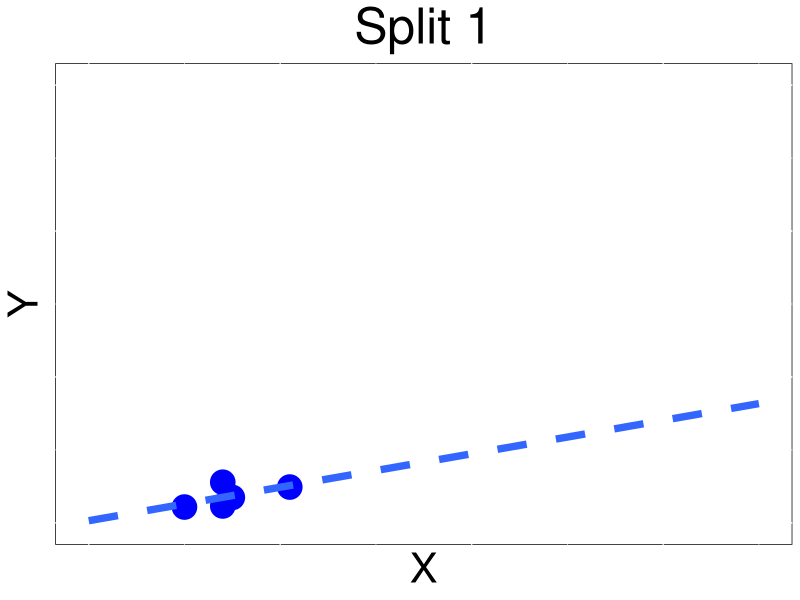
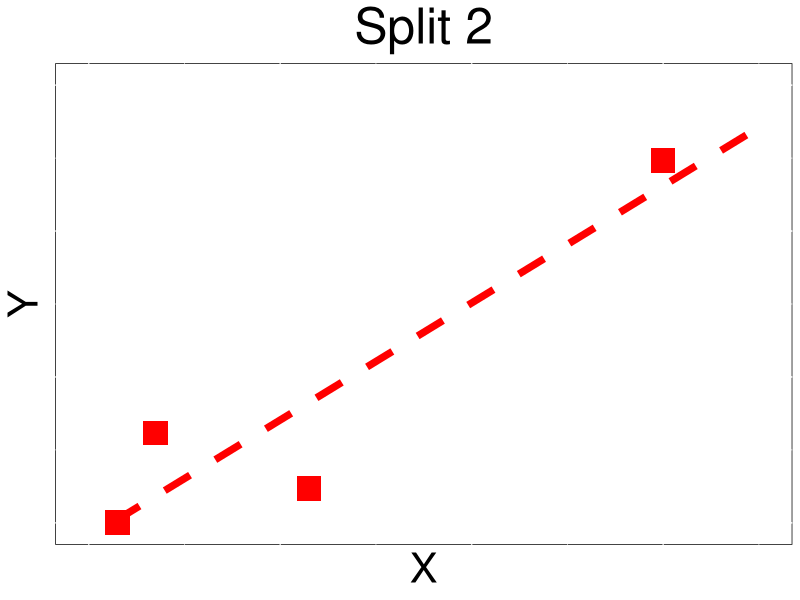
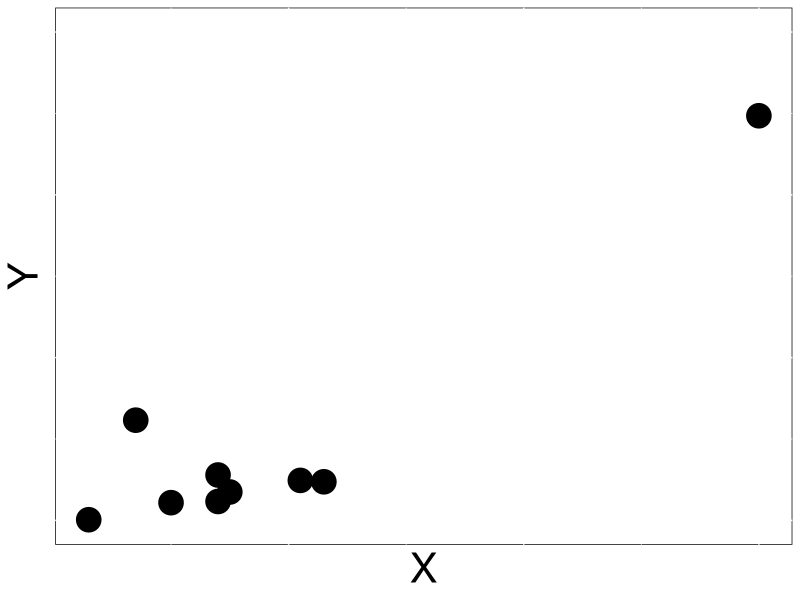
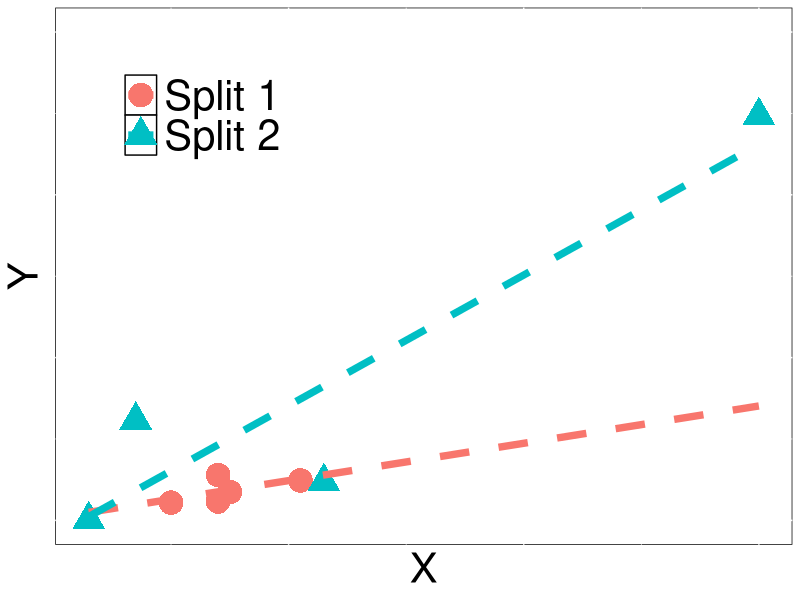
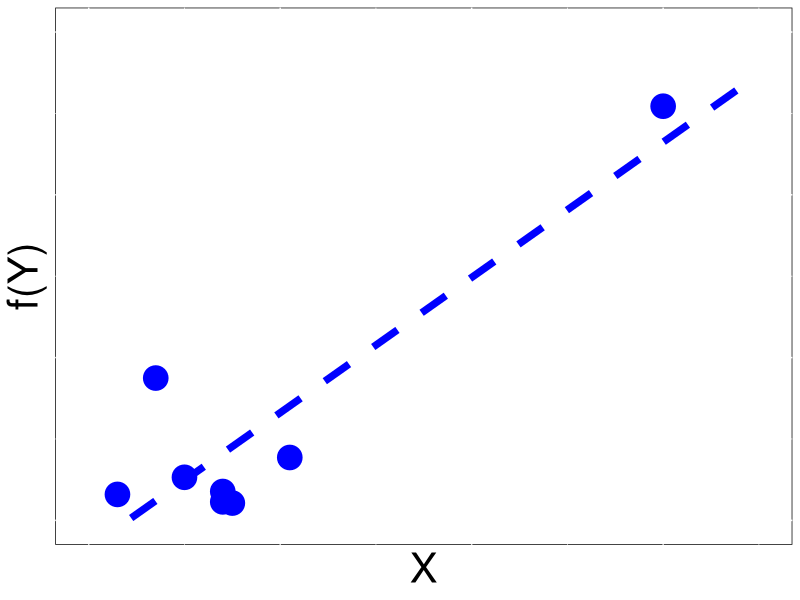
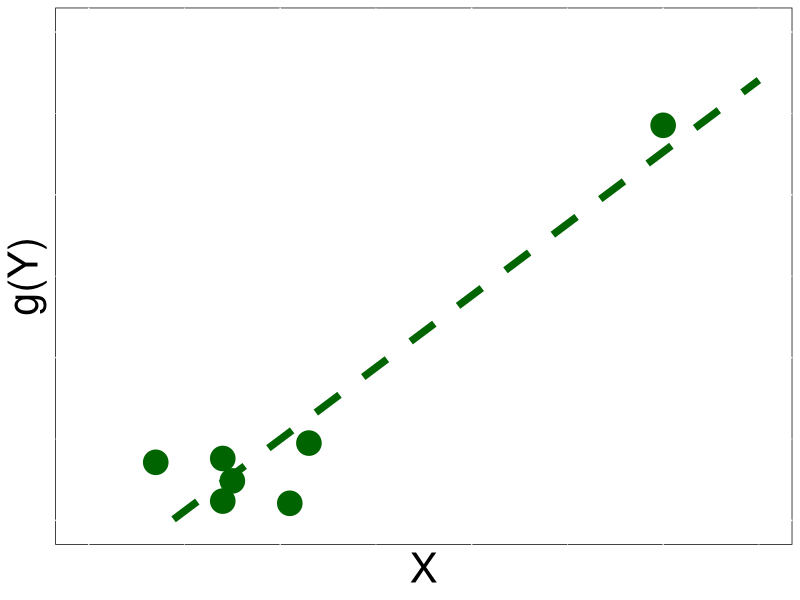
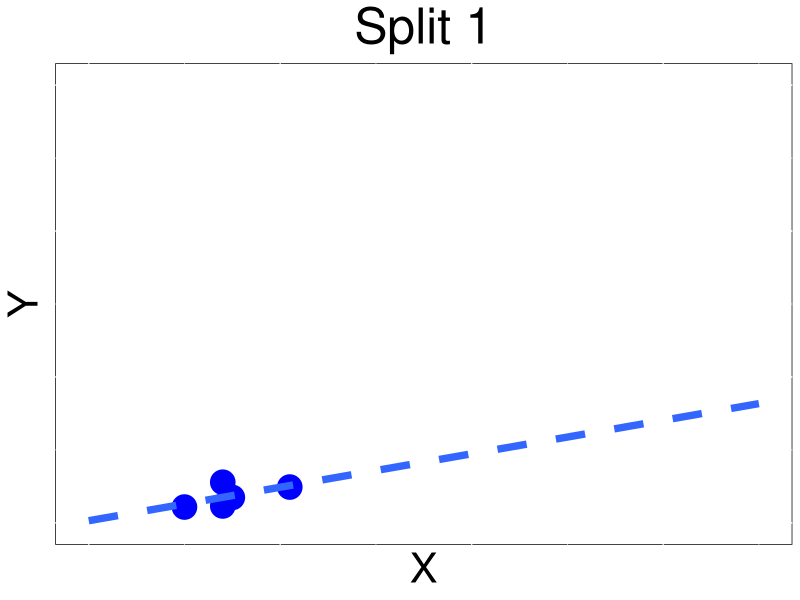
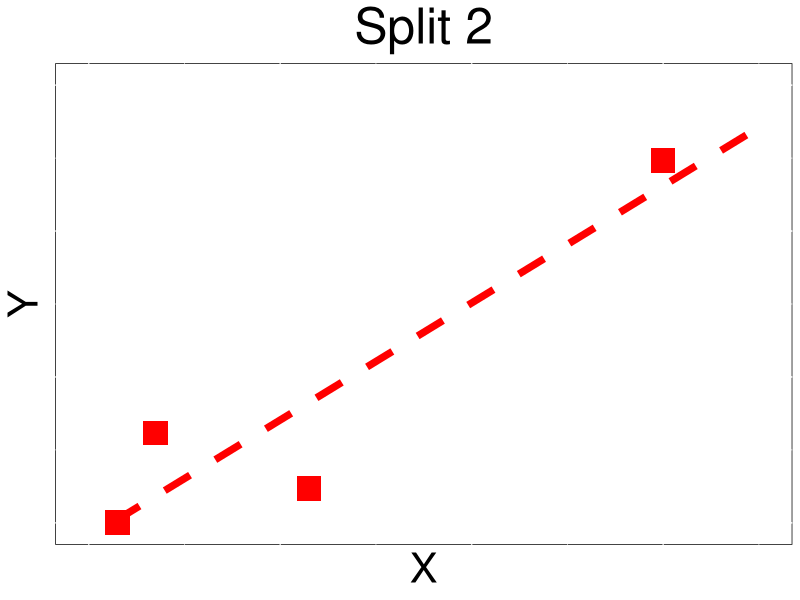

Write R code to recreate these figures, in order.
library(ggplot2)

set.seed(12)
X1 = c(0.3,0.7,1,1.4,1.5,2.1,2.3,1.5,1.4)
X2 = 6
Y1 = 1.5 + rnorm(length(X1),mean=0,sd=1)
Y2 = X2*2 + rnorm(1)
X = c(X1,X2)
Y = c(Y1,Y2)

Z = rnorm(length(X),mean=0,sd=1)
g_Y = Y+ Z
f_Y = Y -Z
split = c(rep("Split 1",length(X)/2),rep("Split 2",length(X)/2))


df <- data.frame(X = X, Y = Y, f_Y= f_Y, g_Y= g_Y,split = split[c(sample(1:length(X)))])

ggplot(subset(df,split == "Split 1"),aes(x=X,y=Y)) +
  geom_point(size = 8,color="blue",shape="circle") + 
  geom_smooth(method = "lm", fill = NA,fullrange=TRUE,linetype="dashed",size=2.5) +
  theme(legend.title = element_blank(),
        axis.ticks.x = element_blank(),
        axis.text.x = element_blank(),
        axis.ticks.y = element_blank(),
        axis.text.y = element_blank(),
        plot.title = element_text(hjust = 0.5),
        panel.background = element_rect(fill = "white", colour = "black"),
        text = element_text(size = 30),
        legend.position =c(0.2,0.80), legend.text = element_text(size = 30)) +
  ggtitle("Split 1") + 
  scale_x_continuous(limits = c(0,7))+
  scale_y_continuous(limits = c(0,15))
ggsave("figures/example_highleverage_split1.pdf")

ggplot(subset(df,split == "Split 2"),aes(x=X,y=Y)) +
  geom_point(size = 8,color="red",shape="square") + 
  geom_smooth(method = "lm", color= "red",fill = NA,fullrange=TRUE,linetype="dashed",size=2.5) +
  theme(legend.title = element_blank(),
        axis.ticks.x = element_blank(),
        axis.text.x = element_blank(),
        axis.ticks.y = element_blank(),
        axis.text.y = element_blank(),
        plot.title = element_text(hjust = 0.5),
        panel.background = element_rect(fill = "white", colour = "black"),
        text = element_text(size = 30),
        legend.position =c(0.2,0.80), legend.text = element_text(size = 30)) +
  scale_x_continuous(limits = c(0,7))+
  scale_y_continuous(limits = c(0,15)) +
  ggtitle("Split 2")
ggsave("figures/example_highleverage_split2.pdf")

ggplot(df,aes(x=X,y=Y)) +
  geom_point(size = 8) + 
  theme(legend.title = element_blank(),
        axis.ticks.x = element_blank(),
        axis.text.x = element_blank(),
        axis.ticks.y = element_blank(),
        axis.text.y = element_blank(),
        plot.title = element_text(hjust = 0.5),
        panel.background = element_rect(fill = "white", colour = "black"),
        text = element_text(size = 30),
        legend.position =c(0.2,0.80), legend.text = element_text(size = 30)) +
  scale_y_continuous(limits = c(0,15))
ggsave("figures/example_highleverage_fullds.pdf")

ggplot(df,aes(x=X,y=Y,color=split,shape=split)) +
  geom_point(size = 8) +
  geom_smooth(method = "lm", fill = NA,fullrange=TRUE,linetype="dashed",size=2.5) +
  theme(legend.title = element_blank(),
        axis.ticks.x = element_blank(),
        axis.text.x = element_blank(),
        axis.ticks.y = element_blank(),
        axis.text.y = element_blank(),
        plot.title = element_text(hjust = 0.5),
        panel.background = element_rect(fill = "white", colour = "black"),
        text = element_text(size = 30),
        legend.position =c(0.2,0.80), legend.text = element_text(size = 30)) +
  scale_y_continuous(limits = c(0,15))
ggsave("figures/example_highleverage_1.pdf")

ggplot(df,aes(x=X,y=f_Y)) +
  geom_point(color="blue",size=8) +
  geom_smooth(method = "lm", color = "blue", linetype ="dashed",fill = NA,fullrange=TRUE,size=2.5) +
  theme(legend.title = element_blank(),
        axis.ticks.x = element_blank(),
        axis.text.x = element_blank(),
        axis.ticks.y = element_blank(),
        axis.text.y = element_blank(),
        panel.background = element_rect(fill = "white", colour = "black"),
        text = element_text(size = 30),
        legend.position = "bottom", legend.text = element_text(size =30)) + 
  ylab("f(Y)")+
  scale_x_continuous(limits = c(0,7))+
  scale_y_continuous(limits = c(0,15))
ggsave("figures/example_highleverage_2.pdf")


ggplot(df,aes(x=X,y=g_Y)) +
  geom_point(color="darkgreen",size=8) +
  geom_smooth(method = "lm", color= "darkgreen", linetype="dashed", fill = NA,fullrange=TRUE,size=2.5) +
  theme(legend.title = element_blank(),
        axis.ticks.x = element_blank(),
        axis.text.x = element_blank(),
        axis.ticks.y = element_blank(),
        axis.text.y = element_blank(),
        panel.background = element_rect(fill = "white", colour = "black"),
        text = element_text(size = 30),
        legend.position = "bottom", legend.text = element_text(size = 30)) +
  ylab("g(Y)")+
  scale_x_continuous(limits = c(0,7))+
  scale_y_continuous(limits = c(0,15))
ggsave("figuresexample_highleverage_3.pdf")


